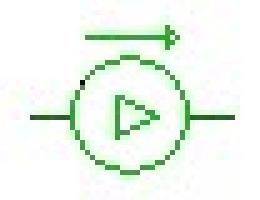
#> input picture Symbols JPG/cgen.jpg, 52 x 40 px, found by its file name (shown 5 times larger); its folder holds only this picture in this run
$ python circ_gen_tb_v2.py
#> lines starting #> are read from the running program, lines starting #| are printed output that depends on the picture
import os, random, cv2
import numpy as np

SYMBOL_MAP = {
	"res": "A",
	"cap": "B",
	"ind": "C",
	"cgen": "D",
	"vgen": "E",
	"diode": "F",
}

def clear_folder(folder):
	os.makedirs(folder, exist_ok=True)
	for fname in os.listdir(folder):
		fpath = os.path.join(folder, fname)
		if os.path.isfile(fpath):
			os.remove(fpath)

def resize_to_height(img, target_height):
	h, w = img.shape[:2]
	if h == 0 or w == 0:
		raise ValueError("Üres kép érkezett a resize-hoz.")
	scale = target_height / h
	new_w = max(1, int(w * scale))
	return cv2.resize(img, (new_w, target_height), interpolation=cv2.INTER_AREA)

def generate_rotations(img):
	if img is None or img.size == 0:
		raise ValueError("Üres kép a rotációhoz.")
	rots = []
	rots.append(img)  # 0°
	rots.append(cv2.flip(img, 1))  # 0° + H flip
	r90 = cv2.rotate(img, cv2.ROTATE_90_CLOCKWISE)
	rots.append(r90)
	rots.append(cv2.flip(r90, 1))
	r180 = cv2.rotate(img, cv2.ROTATE_180)
	rots.append(r180)
	rots.append(cv2.flip(r180, 1))
	r270 = cv2.rotate(img, cv2.ROTATE_90_COUNTERCLOCKWISE)
	rots.append(r270)
	rots.append(cv2.flip(r270, 1))
	return rots

def augment_image(img, small_rotation=False):
	choice = np.random.randint(0, 6)
	if choice == 0:
		return img
	elif choice == 1:
		return cv2.GaussianBlur(img, (3, 3), 0)
	elif choice == 2:
		noise = np.random.normal(0, 10, img.shape).astype(np.int16)
		return np.clip(img.astype(np.int16) + noise, 0, 255).astype(np.uint8)
	elif choice == 3:
		return cv2.convertScaleAbs(img, alpha=1.0, beta=30)
	elif choice == 4:
		return cv2.convertScaleAbs(img, alpha=1.3, beta=0)
	elif choice == 5 and small_rotation:
		angle = np.random.uniform(-10, 10)
		h, w = img.shape[:2]
		M = cv2.getRotationMatrix2D((w//2, h//2), angle, 1.0)
		return cv2.warpAffine(img, M, (w, h), borderMode=cv2.BORDER_CONSTANT, borderValue=(255,255,255))
	return img

def load_symbols_with_rotations(image_folder):
#> called with image_folder = 'Symbols jpg'
	items = []
	for fname in os.listdir(image_folder):
		if not fname.lower().endswith(".jpg"):
			continue
		path = os.path.join(image_folder, fname)
		img = cv2.imread(path, cv2.IMREAD_COLOR)
#> img is the input picture: shape (40, 52, 3); mean B, G, R 237.8, 246.9, 237.9
		if img is None or img.size == 0:
			continue
		base = os.path.splitext(fname)[0].lower()
		for key, label in SYMBOL_MAP.items():
			if key in base:
				for r in generate_rotations(img):
					items.append((r, label))
				break
	if not items:
		raise ValueError("Nincs betöltött szimbólum (ellenőrizd a fájlneveket és a mappát).")
	return items

def generate_toolbar_files(image_folder, tiff_folder, jpg_folder,
						   num_files=50, line_length=10,
						   jpg_quality=95, use_char_boxes=False,
						   augment=False, small_rotation=False,
						   random_background=False):
	symbols = load_symbols_with_rotations(image_folder)
#> symbols = 8 items

	# Gyors elérés label -> lista
	by_label = {}
	for img, lbl in symbols:
		by_label.setdefault(lbl, []).append(img)
#> this loop made 8 passes
#> after the loop, by_label = 1 item

	for idx in range(num_files):
		if idx < len(SYMBOL_MAP):
			# első len(SYMBOL_MAP) sor: véletlen permutáció, minden label egyszer
			perm_labels = np.random.permutation(list(SYMBOL_MAP.values()))
			line_labels = list(perm_labels)
		else:
			# normál random: line_length darab
			all_labels = list(SYMBOL_MAP.values())
			line_labels = [random.choice(all_labels) for _ in range(line_length)]

		# képek kiválasztása a címkékhez
		line_imgs = []
		for lbl in line_labels:
			candidates = by_label.get(lbl, [])
			if not candidates:
				raise ValueError(f"Nincs példa a(z) '{lbl}' labelhez.")
			line_imgs.append((random.choice(candidates), lbl))

		# egységes magasság
		target_height = max(img.shape[0] for img, _ in line_imgs)
		line_imgs_resized = [(resize_to_height(img, target_height), lbl) for img, lbl in line_imgs]

		# darabonkénti augmentáció
		if augment:
			line_imgs_resized = [(augment_image(img, small_rotation=small_rotation), lbl)
								 for img, lbl in line_imgs_resized]

		# összefűzés
		pieces = [img for img, _ in line_imgs_resized]
		if not pieces:
			raise ValueError("Üres darablista a fűzésnél.")
		aug_row = np.hstack(pieces)
		if aug_row is None or aug_row.size == 0:
			raise ValueError("Üres összefűzött kép keletkezett.")

		# JPG mentés (színes)
		jpg_path = os.path.join(jpg_folder, f"toolbar_{idx}.jpg")
		ok_jpg = cv2.imwrite(jpg_path, aug_row, [int(cv2.IMWRITE_JPEG_QUALITY), jpg_quality])
		if not ok_jpg:
			raise IOError(f"JPG mentés sikertelen: {jpg_path}")

		# TIFF mentés (grayscale) + háttér variálás fehér pixelek átszínezésével
		gray = cv2.cvtColor(aug_row, cv2.COLOR_BGR2GRAY)
		if random_background:
			bg = np.random.randint(200, 256)
			# fehér (közel fehér) pixelek cseréje bg-re
			mask_white = gray > 250
			gray[mask_white] = bg

		tiff_path = os.path.join(tiff_folder, f"toolbar_{idx}.tif")
		ok_tif = cv2.imwrite(tiff_path, gray)
		if not ok_tif:
			raise IOError(f"TIFF mentés sikertelen: {tiff_path}")

		# .box és .gt.txt
		box_path = os.path.join(tiff_folder, f"toolbar_{idx}.box")
		gt_path = os.path.join(tiff_folder, f"toolbar_{idx}.gt.txt")
		with open(box_path, "w", encoding="utf-8") as box_file, \
			 open(gt_path, "w", encoding="utf-8") as gt_file:

			x_offset = 0
			labels_out = []
			for img, lbl in line_imgs_resized:
				h, w = img.shape[:2]
				labels_out.append(lbl)

				if use_char_boxes:
					# szimbólumonkénti bounding box
					box_file.write(f"{lbl} {x_offset} 0 {x_offset+w} {h} 0\n")

				x_offset += w

			gt_string = "".join(labels_out)
			gt_file.write(gt_string + "\n")

			if not use_char_boxes:
				# minden karakter külön sorban, de a teljes sor befoglaló méretével
				total_w = aug_row.shape[1]
				total_h = aug_row.shape[0]
				for lbl in labels_out:
					box_file.write(f"{lbl} 0 0 {total_w} {total_h} 0\n")
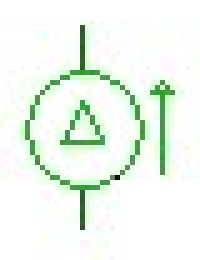
#> img: shape (52, 40, 3) (shown 5 times larger); mean of channels 0, 1, 2 237.8, 246.9, 237.9; drawn as B, G, R

	print(f"[INFO] {num_files} sor generálva: {tiff_folder} (TIFF/BOX/GT) és {jpg_folder} (JPG).")

if __name__ == "__main__":
	jpg_path = "Symbols jpg"
	jpg_toolbar_path = "Toolbars jpg"
	tiff_path = "data/circuit-ground-truth"
	clear_folder(jpg_toolbar_path)
	clear_folder(tiff_path)
#> (the run stopped early here; a loop or call above may not have finished)
